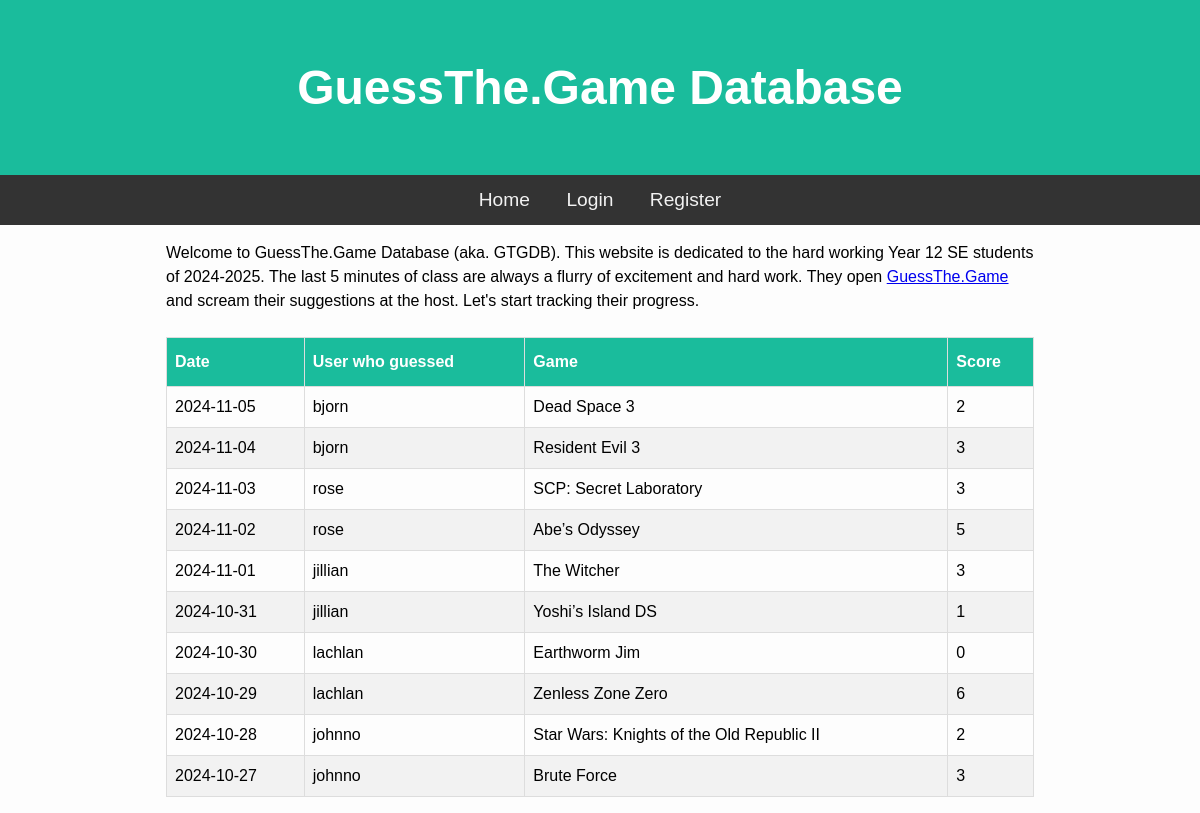
The app's page /, older data.
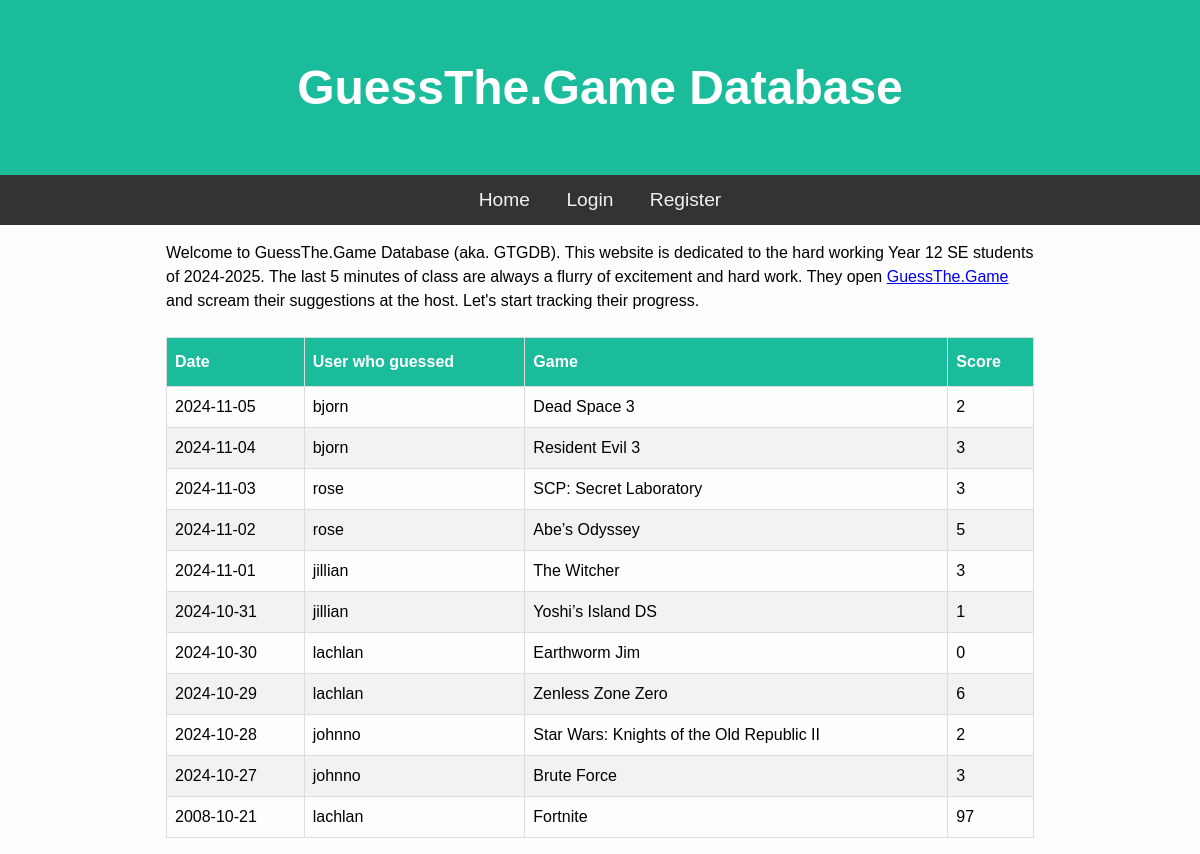
The same page, newer data.
### tables this page shows
CREATE TABLE Guesses (id INTEGER PRIMARY KEY AUTOINCREMENT,
                      user_id INTEGER,
                      date TEXT NOT NULL,
                      score INTEGER,
                      game TEXT NOT NULL);

CREATE TABLE Users (id INTEGER PRIMARY KEY AUTOINCREMENT,
             username TEXT NOT NULL UNIQUE,
             password TEXT NOT NULL);

### main.py (the view)
@app.route("/")
def Home():
    guessData = db.GetAllGuesses()
    return render_template("index.html", guesses=guessData)

### db.py (called while the page is built)
def GetDB():
    db = sqlite3.connect(".database/gtg.db")
    db.row_factory = sqlite3.Row
    return db

def GetAllGuesses():
    db = GetDB()
    guesses = db.execute("""
        SELECT Guesses.date, Guesses.game, Guesses.score, Users.username
        FROM Guesses
        JOIN Users ON Guesses.user_id = Users.id
        ORDER BY Guesses.date DESC
    """).fetchall()
    db.close()
    return guesses

### templates/index.html (shortened to what this page needs)
{% extends "base.html" %}
{% block content %}
<div class="container">
    <p>
        Welcome to GuessThe.Game Database (aka. GTGDB). This website is dedicated to the hard working Year 12 SE students of 2024-2025. The last 5 minutes of class are always a flurry of excitement and hard work. They open <a href="https://guessthe.game/">GuessThe.Game</a> and scream their suggestions at the host. Let's start tracking their progress.
    </p>
</div>
<br>
<table class="guess_table">
    <thead>
        <tr>
            <th>Date</th>
            <th>User who guessed</th>
            <th>Game</th>
            <th>Score</th>
        </tr>
    </thead>
    <tbody>
        {% for guess in guesses %}
        <tr>
            <td>{{ guess['date'] }}</td>
            <td>{{ guess['username'] }}</td>
            <td>{{ guess['game'] }}</td>
            <td>{{ guess['score'] }}</td>
        </tr>
        {% endfor %}
    </tbody>
</table>
{% endblock %}

Row changes from the older to the newer data that the page shows:
added Guesses: date "2008-10-21", username "lachlan", game "Fortnite", score "97"
